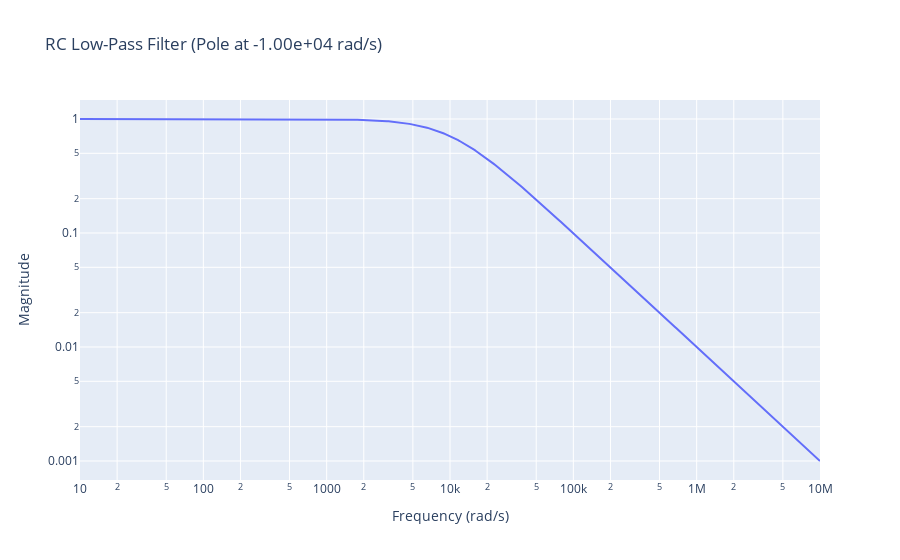
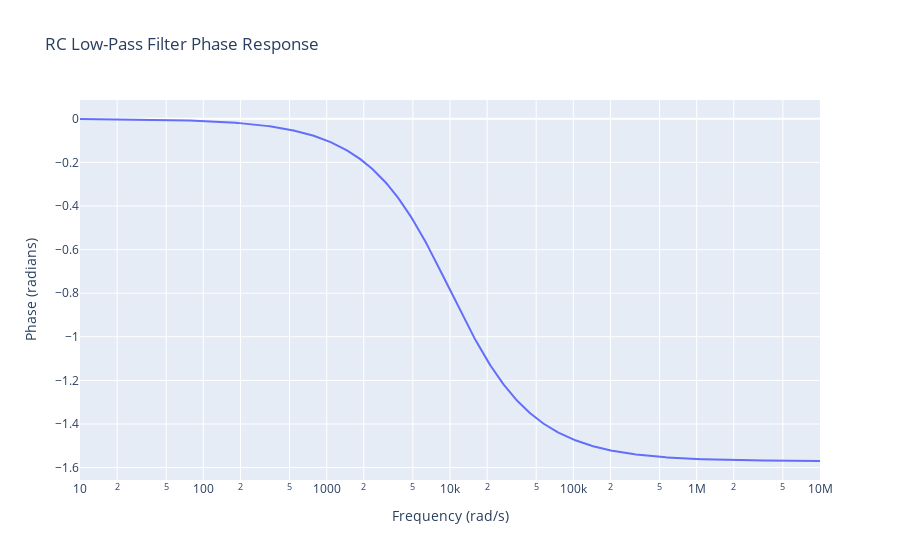

Write notebook code for charts like these, in order.
### Code cell
R = 10e3  # Resistance in ohms
C = 10e-9  # Capacitance in farads

pole = -1/(R*C)

worN = np.logspace(1, 7, num=500)  # Frequency range from 10^1 to 10^7 rad/s

w, h_res = sp.signal.freqs([1], [R*C, 1], worN=worN)  # Transfer function H(s) = 1/(RCs + 1)
h_mag = np.abs(h_res) # Get magnitude
h_phase = np.angle(h_res)  # Get phase
px.line(y=h_mag, x=w, labels={'x':'Frequency (rad/s)', 'y':'Magnitude'}, title=f'RC Low-Pass Filter (Pole at {pole:.2e} rad/s)', log_x=True, log_y=True).show()
px.line(y=h_phase, x=w, labels={'x':'Frequency (rad/s)', 'y':'Phase (radians)'}, title=f'RC Low-Pass Filter Phase Response', log_x=True).show()

### Figure 1 — Plotly figure (JSON) as saved in the notebook; plotly's stock layout.template omitted (floating-point values rounded to 4 significant figures; data arrays with more than 128 entries replaced by an {"elided": "..."} marker saying what was removed)
{"data": [{"hovertemplate": "Frequency (rad/s)=%{x}<br>Magnitude=%{y}<extra></extra>", "legendgroup": "", "line": {"color": "#636efa", "dash": "solid"}, "marker": {"symbol": "circle"}, "mode": "lines", "name": "", "orientation": "v", "showlegend": false, "type": "scatter", "x": {"elided": "500 float values"}, "xaxis": "x", "y": {"elided": "500 float values"}, "yaxis": "y"}], "layout": {"legend": {"tracegroupgap": 0}, "title": {"text": "RC Low-Pass Filter (Pole at -1.00e+04 rad/s)"}, "xaxis": {"anchor": "y", "domain": [0, 1], "title": {"text": "Frequency (rad/s)"}, "type": "log"}, "yaxis": {"anchor": "x", "domain": [0, 1], "title": {"text": "Magnitude"}, "type": "log"}}}

### Figure 2 — Plotly figure (JSON) as saved in the notebook; plotly's stock layout.template omitted (floating-point values rounded to 4 significant figures; data arrays with more than 128 entries replaced by an {"elided": "..."} marker saying what was removed)
{"data": [{"hovertemplate": "Frequency (rad/s)=%{x}<br>Phase (radians)=%{y}<extra></extra>", "legendgroup": "", "line": {"color": "#636efa", "dash": "solid"}, "marker": {"symbol": "circle"}, "mode": "lines", "name": "", "orientation": "v", "showlegend": false, "type": "scatter", "x": {"elided": "500 float values"}, "xaxis": "x", "y": {"elided": "500 float values"}, "yaxis": "y"}], "layout": {"legend": {"tracegroupgap": 0}, "title": {"text": "RC Low-Pass Filter Phase Response"}, "xaxis": {"anchor": "y", "domain": [0, 1], "title": {"text": "Frequency (rad/s)"}, "type": "log"}, "yaxis": {"anchor": "x", "domain": [0, 1], "title": {"text": "Phase (radians)"}}}}
